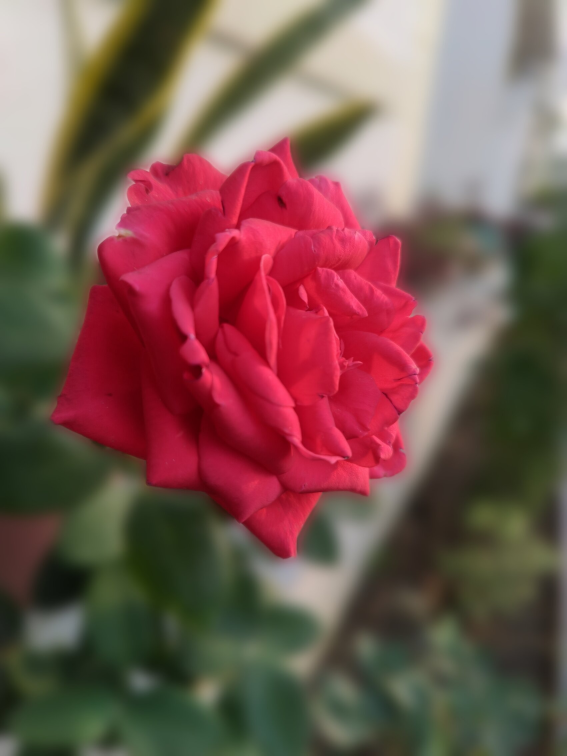
#> input picture sample_images/img_4_1.jpg, 1700 x 2266 px, found by its file name (shown at 1/3 size)
$ python main1.py
#> lines starting #> are read from the running program, lines starting #| are printed output that depends on the picture; after the words box and inside, x2 and y2 are one past the last pixel; in counts of white or black regions, pixels touching at a corner belong together; long printed decimals are rounded
import cv2
import imutils
import numpy as np
from skimage.metrics import structural_similarity

# Load the two images
img1 = cv2.imread("C:/Users/Dell/PycharmProjects/portrait_image_compare/sample_images/img_4_1.jpg")
#> img1 is the input picture: shape (2266, 1700, 3); mean B, G, R 81.3, 87, 121.9
img2 = cv2.imread("C:/Users/Dell/PycharmProjects/portrait_image_compare/sample_images/img_4_2.jpg")
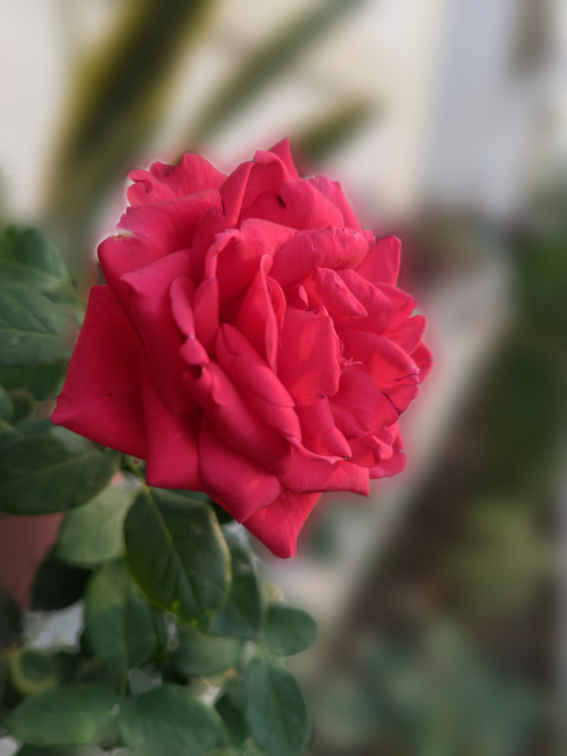
#> input picture sample_images/img_4_2.jpg, 1700 x 2266 px, found by its file name (shown at 1/3 size)
#> img2 is the input picture: shape (2266, 1700, 3); mean B, G, R 80.9, 86.6, 121.7

# Resize images if necessary
img1 = cv2.resize(img1, (700,480))
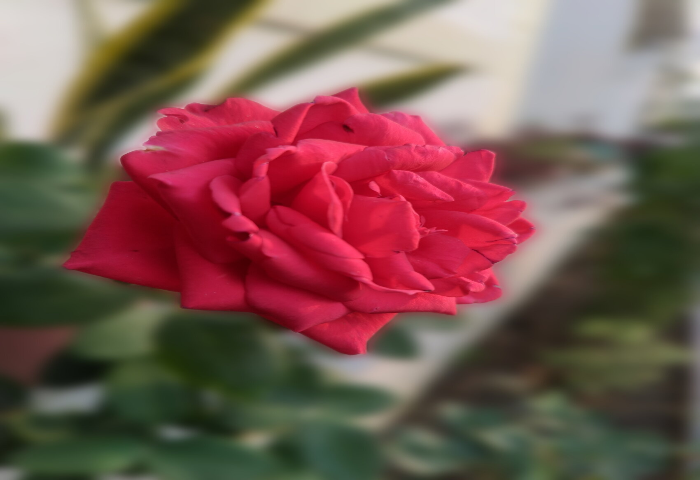
#> img1: shape (480, 700, 3); mean B, G, R 81.2, 86.9, 121.8
img2 = cv2.resize(img2, (700,480))
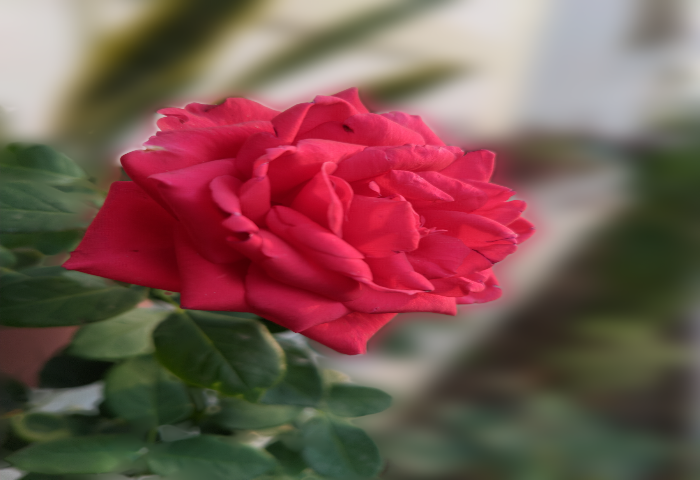
#> img2: shape (480, 700, 3); mean B, G, R 80.8, 86.5, 121.6

img_height = img1.shape[0]
#> img_height = 480

# Grayscale
gray1 = cv2.cvtColor(img1, cv2.COLOR_BGR2GRAY)
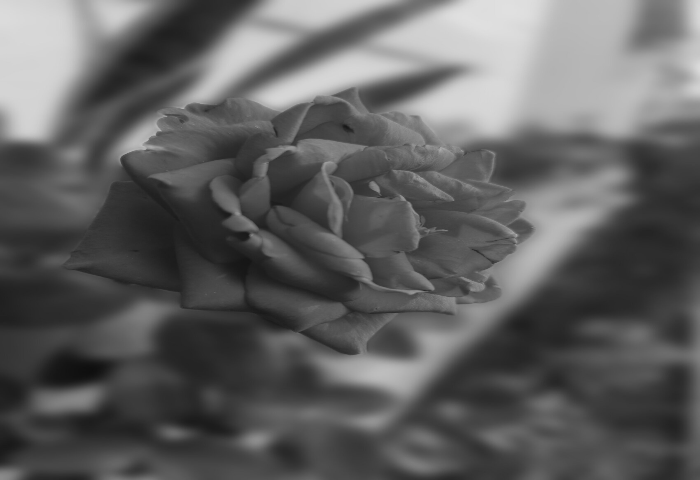
#> gray1: shape (480, 700); min 14, max 225, mean 96.7
gray2 = cv2.cvtColor(img2, cv2.COLOR_BGR2GRAY)

(similar, diff) = structural_similarity(gray1, gray2, full=True)
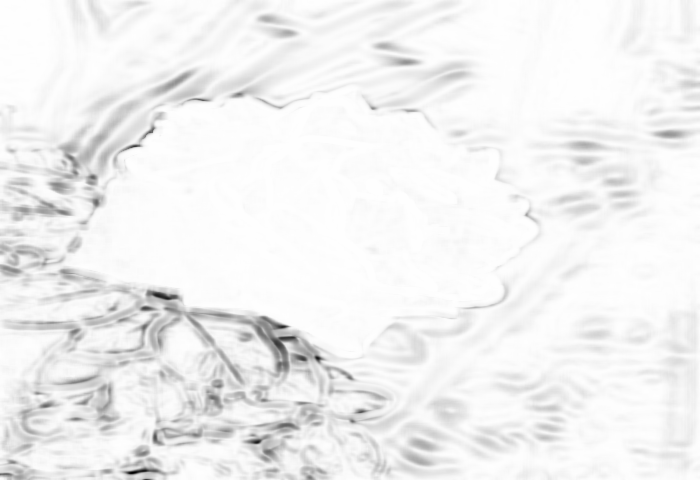
#> diff: shape (480, 700) float64; min -0.282, max 1, mean 0.933; drawn with min black and max white
#> similar = 0.932
print("Level of similarity : {}".format(similar))
#| Level of similarity : 0.9324

diff = (diff*255).astype("uint8")
cv2.imshow("Difference", diff)
# Apply threshold. Apply both THRESH_BINARY_INV and THRESH_OTSU
thresh = cv2.threshold(diff, 0, 255, cv2.THRESH_BINARY_INV | cv2.THRESH_OTSU)[1]
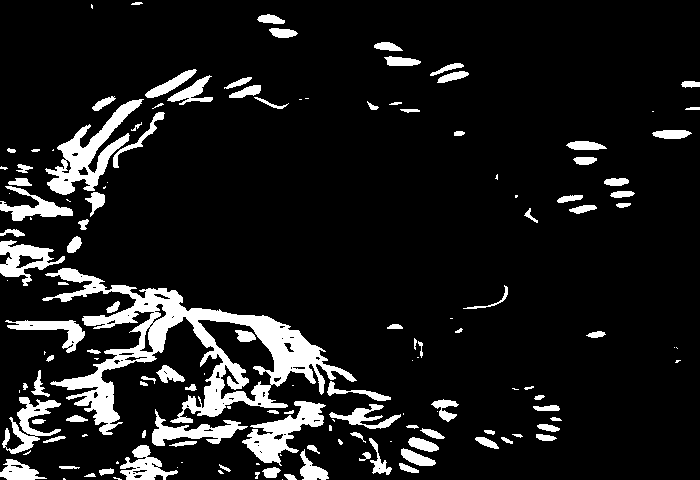
#> thresh: shape (480, 700); 10.9% white; 147 white regions (44 under 20 px)
cv2.imshow("Threshold", thresh)

cv2.imshow("Threshold", thresh)


# Calculate contours
contours = cv2.findContours(thresh.copy(), cv2.RETR_EXTERNAL, cv2.CHAIN_APPROX_SIMPLE)
#> contours = 146 contours, 60 with area under 20; largest, box (x1, y1, x2, y2) and area: (42, 268, 357, 435) 14822, (45, 99, 144, 195) 2780, (242, 401, 326, 466) 1936, (0, 240, 65, 286) 1260, (152, 409, 248, 446) 1097
contours = imutils.grab_contours(contours)

"""for contour in contours:
    # Calculate bounding box around contour
    if cv2.contourArea(contour) > 5:
        x, y, w, h = cv2.boundingRect(contour)
        # Apply Gaussian blur to the differing region
        blurred_region = cv2.GaussianBlur(img1[y:y+h, x:x+w], (25, 25), 0)
        img1[y:y + h, x:x + w] = blurred_region"""

# Create a copy of the original image to draw contours on
contour_image = img1.copy()

# Draw contours on the image
cv2.drawContours(contour_image, contours, -1, (0, 0, 255), 2)  # You can adjust the color and thickness

# Convert the similarity score to a formatted string
score_text = f"Similarity Score: {similar:.2f}"
#> score_text = 'Similarity Score: 0.93'

# Add the similarity score as text on the image
cv2.putText(contour_image, score_text, (10, img_height - 20), cv2.FONT_HERSHEY_SIMPLEX, 0.7, (0, 255, 0), 2)
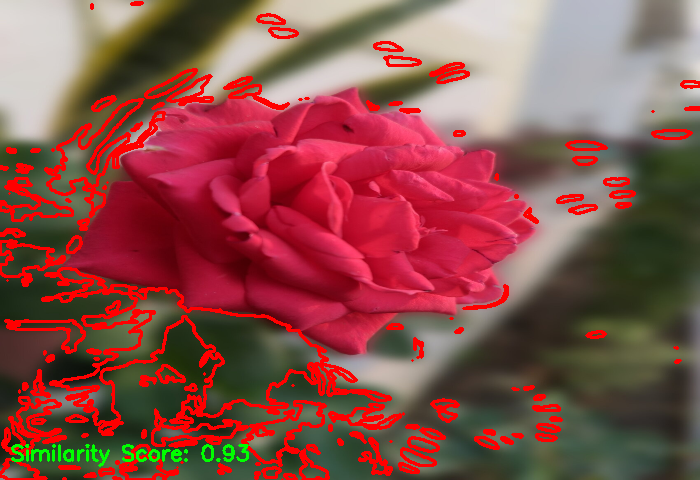
#> contour_image: shape (480, 700, 3); mean B, G, R 74.5, 79.4, 137.6

# Show the modified image with blurred differences
cv2.imshow("Blurred Differences", contour_image)
cv2.waitKey(0)
cv2.destroyAllWindows()
